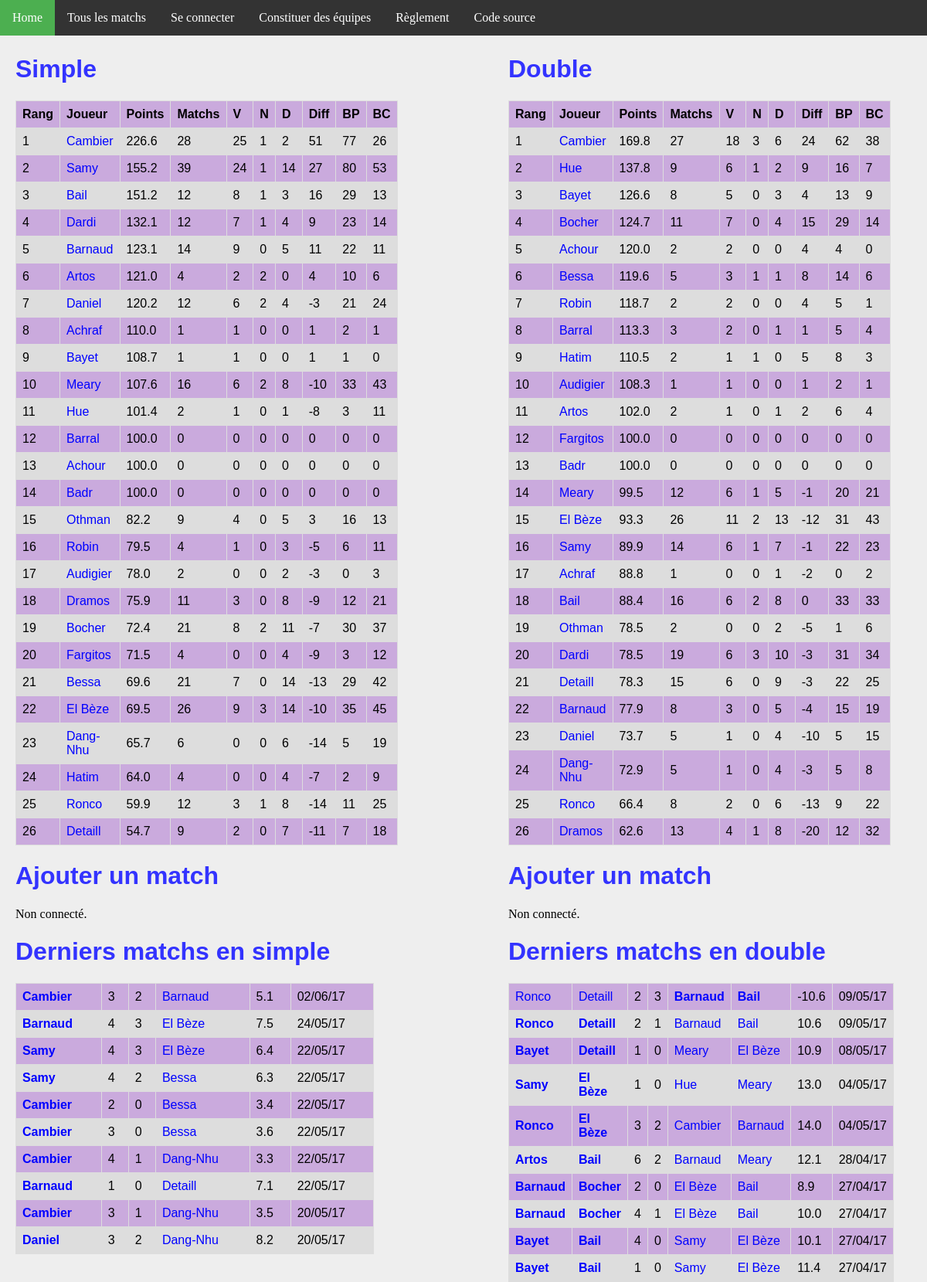
The app's page /, older data.
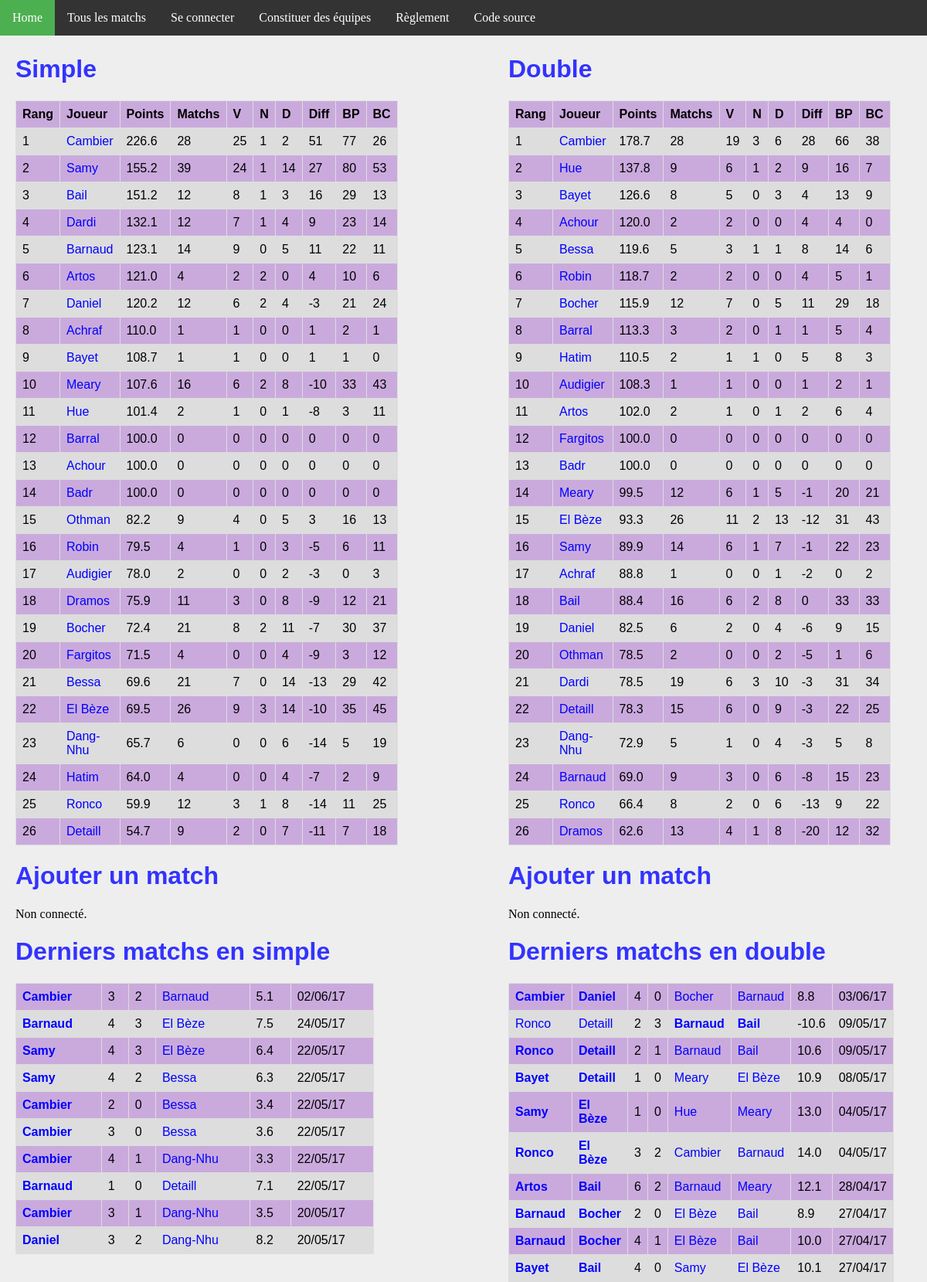
The same page, newer data.
### ranking/models.py (models this page shows, shortened)
class Joueur(models.Model):
    user = models.OneToOneField(User, on_delete=models.CASCADE)
    pseudo = models.CharField(max_length = 50, default="Pax lambda")
    simple_score = models.FloatField(default=100)
    simple_rang = models.IntegerField(default=0)
    simple_victoires = models.IntegerField(default=0)
    simple_nuls = models.IntegerField(default=0)
    simple_defaites = models.IntegerField(default=0)
    simple_buts_pour = models.IntegerField(default=0)
    simple_buts_contre = models.IntegerField(default=0)
    double_score = models.FloatField(default=100)
    double_rang = models.IntegerField(default=0)
    double_victoires = models.IntegerField(default=0)
    double_nuls = models.IntegerField(default=0)
    double_defaites = models.IntegerField(default=0)
    double_buts_pour = models.IntegerField(default=0)
    double_buts_contre = models.IntegerField(default=0)
    @property
    def simple_matchs(self):
        return self.simple_nuls + self.simple_victoires + self.simple_defaites
    @property
    def double_matchs(self):
        return self.double_nuls + self.double_victoires + self.double_defaites
    @property
    def simple_diff(self):
        return self.simple_buts_pour - self.simple_buts_contre
    @property
    def double_diff(self):
        return self.double_buts_pour - self.double_buts_contre

class MatchSimple(models.Model):
    domicile = models.ForeignKey('Joueur', related_name = 'dom')
    exterieur = models.ForeignKey('Joueur', related_name = 'exte')
    date = models.DateTimeField(auto_now_add=True)
    buts_domicile = models.IntegerField(default=0)
    buts_exterieur = models.IntegerField(default=0)
    points = models.FloatField(default=0)
    @property
    def winner(self):
        if self.buts_domicile > self.buts_exterieur:
            return 1.
        elif self.buts_domicile < self.buts_exterieur:
            return 0.
        else:
            return 0.5

class MatchDouble(models.Model):
    domicile_1 = models.ForeignKey('Joueur', related_name = 'dom1')
    domicile_2 = models.ForeignKey('Joueur', related_name = 'dom2')
    exterieur_1 = models.ForeignKey('Joueur', related_name = 'exte1')
    exterieur_2 = models.ForeignKey('Joueur', related_name = 'exte2')
    date = models.DateTimeField(auto_now_add=True)
    buts_domicile = models.IntegerField(default=0)
    buts_exterieur = models.IntegerField(default=0)
    points = models.FloatField(default=0)
    @property
    def winner(self):
        if self.buts_domicile > self.buts_exterieur:
            return 1.
        elif self.buts_domicile < self.buts_exterieur:
            return 0.
        else:
            return 0.5

### ranking/views.py (the view)
# urls.py: url(r'^$', views.index, name='index'),
def index(request):
    n_matchs = 10
    context = {
        'simple_ranking': Joueur.objects.order_by('simple_rang').all(),
        'double_ranking': Joueur.objects.order_by('double_rang').all(),
        'simple_matchs': MatchSimple.objects.order_by('-date').all()[:n_matchs],
        'double_matchs': MatchDouble.objects.order_by('-date').all()[:n_matchs],
    }
    return render(request, 'index.html', context)

### ranking/templatetags/app_filter.py (called while the page is built)
@register.filter(name='decimal')
def decimal(x):
    return '{0:.1f}'.format(x)

### ranking/templates/index.html (shortened to what the changed rows need)
{% extends 'base.html' %}
{% block body %}
{% load app_filter %}
<div id="column1" style="float:left; margin:0; width:40%;">
    <h1>Simple</h1>
    <table>
        <tr>
            <th>Rang</th>
            <th>Joueur</th>
            <th>Points</th>
            <th>Matchs</th>
            <th>V</th>
            <th>N</th>
            <th>D</th>
            <th>Diff</th>
            <th>BP</th>
            <th>BC</th>
        </tr>
        {% for j in simple_ranking %}
        <tr>
            <td>{{ j.simple_rang }}</td>
            <td><a class='joueur' href="{% url 'joueur' j.id %}">{{j.pseudo}}</a></td>
            <td>{{j.simple_score|decimal}}</td>
            <td>{{j.simple_matchs}}</td>
            <td>{{j.simple_victoires}}</td>
            <td>{{j.simple_nuls}}</td>
            <td>{{j.simple_defaites}}</td>
            <td>{{j.simple_diff}}</td>
            <td>{{j.simple_buts_pour}}</td>
            <td>{{j.simple_buts_contre}}</td>
        </tr>
        {% endfor %}
    </table>
    <h1>Ajouter un match</h1>
    <h1>Derniers matchs en simple</h1>
    <table>
        {% for m in simple_matchs %}
        <tr>
            <td {% if m.winner == 1 %} style='font-weight:bold'{% endif %} >
                <a class="joueur" href="{% url 'joueur' m.domicile.id %}">{{m.domicile.pseudo}}</a>
            </td>
            <td>{{m.buts_domicile}}</td>
            <td>{{m.buts_exterieur}}</td>
            <td {% if m.winner == 0 %} style='font-weight:bold'{% endif %} >
                <a class='joueur' href="{% url 'joueur' m.exterieur.id %}">{{m.exterieur.pseudo}}</a>
            </td>
            <td>{{m.points|decimal}}</td>
            <td>{{m.date | date:'d/m/y'}}</td>
        </tr>
        {% endfor %}
    </table>
</div>
<div id="column2" style="float:left; margin-left:15%;width:40%;">
<h1>Double</h1>
<table>
    <tr>
        <th>Rang</th>
        <th>Joueur</th>
        <th>Points</th>
        <th>Matchs</th>
        <th>V</th>
        <th>N</th>
        <th>D</th>
        <th>Diff</th>
        <th>BP</th>
        <th>BC</th>
    </tr>
    {% for j in double_ranking %}
    <tr>
        <td>{{ j.double_rang }}</td>
        <td><a class='joueur' href="{% url 'joueur' j.id %}">{{j.pseudo}}</a></td>
        <td>{{j.double_score|decimal}}</td>
        <td>{{j.double_matchs}}</td>
        <td>{{j.double_victoires}}</td>
        <td>{{j.double_nuls}}</td>
        <td>{{j.double_defaites}}</td>
        <td>{{j.double_diff}}</td>
        <td>{{j.double_buts_pour}}</td>
        <td>{{j.double_buts_contre}}</td>
    </tr>
    {% endfor %}
    </table>
    <h1>Ajouter un match</h1>
    <h1>Derniers matchs en double</h1>
    <table>
        {% for m in double_matchs %}
        <tr>
            <td {% if m.winner == 1 %} style='font-weight:bold'{% endif %} >
                <a class="joueur" href="{% url 'joueur' m.domicile_1.id %}">{{m.domicile_1.pseudo}}</a>
            </td>
            <td {% if m.winner == 1 %} style='font-weight:bold'{% endif %} >
                <a class="joueur" href="{% url 'joueur' m.domicile_2.id %}">{{m.domicile_2.pseudo}}</a>
            </td>
            <td>{{m.buts_domicile}}</td>
            <td>{{m.buts_exterieur}}</td>
            <td {% if m.winner == 0 %} style='font-weight:bold'{% endif %} >
                <a class='joueur' href="{% url 'joueur' m.exterieur_1.id %}">{{m.exterieur_1.pseudo}}</a>
            </td>
            <td {% if m.winner == 0 %} style='font-weight:bold'{% endif %} >
                <a class='joueur' href="{% url 'joueur' m.exterieur_2.id %}">{{m.exterieur_2.pseudo}}</a>
            </td>
            <td>{{m.points|decimal}}</td>
            <td>{{m.date | date:'d/m/y'}}</td>
        </tr>
        {% endfor %}
    </table>
    </div>
{% endblock %}

Row changes from the older to the newer data that the page shows:
no longer on this page (row unchanged): MatchDouble: domicile_1.pseudo "Bayet", domicile_2.pseudo "Bail", buts_domicile "1", buts_exterieur "0", exterieur_1.pseudo "Samy", exterieur_2.pseudo "El Bèze", points|decimal "11.4", date "27/04/17"
changed Joueur "Cambier": double_score|decimal "169.8" → "178.7"; double_matchs "27" → "28"; double_victoires "18" → "19"; double_diff "24" → "28"; double_buts_pour "62" → "66"
changed Joueur "Dardi": double_rang "20" → "21"
changed Joueur "Barnaud": double_rang "22" → "24"; double_score|decimal "77.9" → "69.0"; double_matchs "8" → "9"; double_defaites "5" → "6"; double_diff "-4" → "-8"; double_buts_contre "19" → "23"
changed Joueur "Daniel": double_rang "23" → "19"; double_score|decimal "73.7" → "82.5"; double_matchs "5" → "6"; double_victoires "1" → "2"; double_diff "-10" → "-6"; double_buts_pour "5" → "9"; moves up the list
changed Joueur "Achour": double_rang "5" → "4"
changed Joueur "Othman": double_rang "19" → "20"
changed Joueur "Robin": double_rang "7" → "6"
changed Joueur "Bocher": double_rang "4" → "7"; double_score|decimal "124.7" → "115.9"; double_matchs "11" → "12"; double_defaites "4" → "5"; double_diff "15" → "11"; double_buts_contre "14" → "18"; moves down the list
changed Joueur "Bessa": double_rang "6" → "5"
changed Joueur "Dang-Nhu": double_rang "24" → "23"; moves up the list
changed Joueur "Detaill": double_rang "21" → "22"
added MatchDouble: domicile_1.pseudo "Cambier", domicile_2.pseudo "Daniel", buts_domicile "4", buts_exterieur "0", exterieur_1.pseudo "Bocher", exterieur_2.pseudo "Barnaud", points|decimal "8.8", date "03/06/17"
